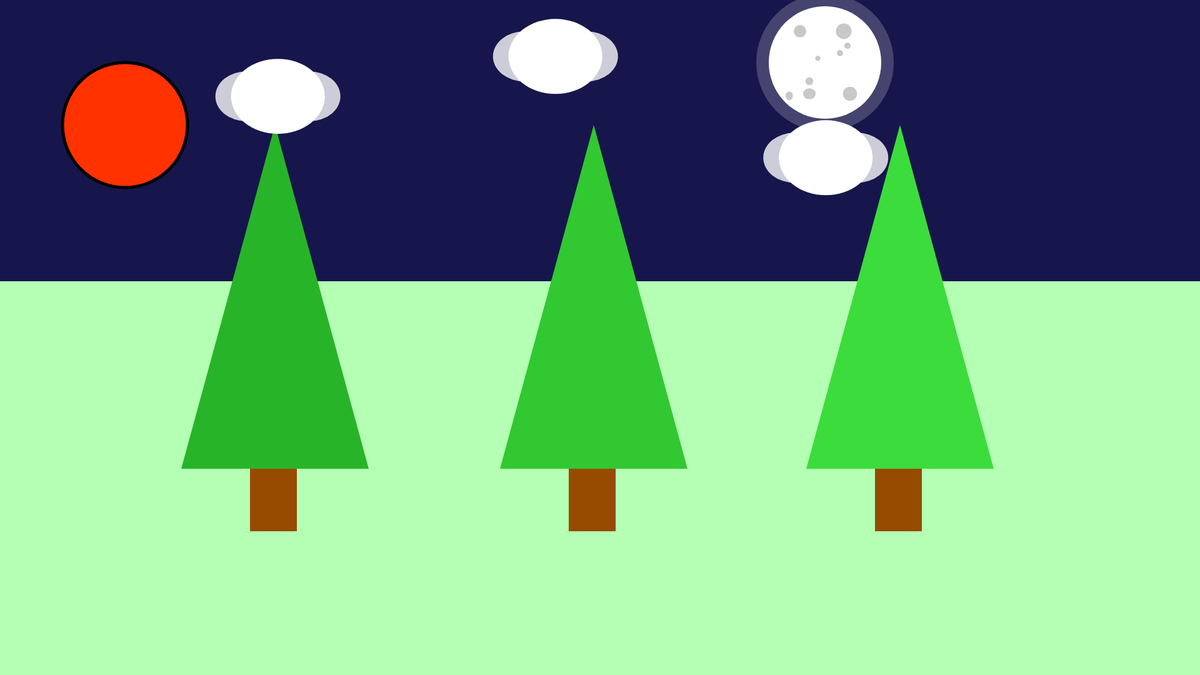
Frame 1 (no input)
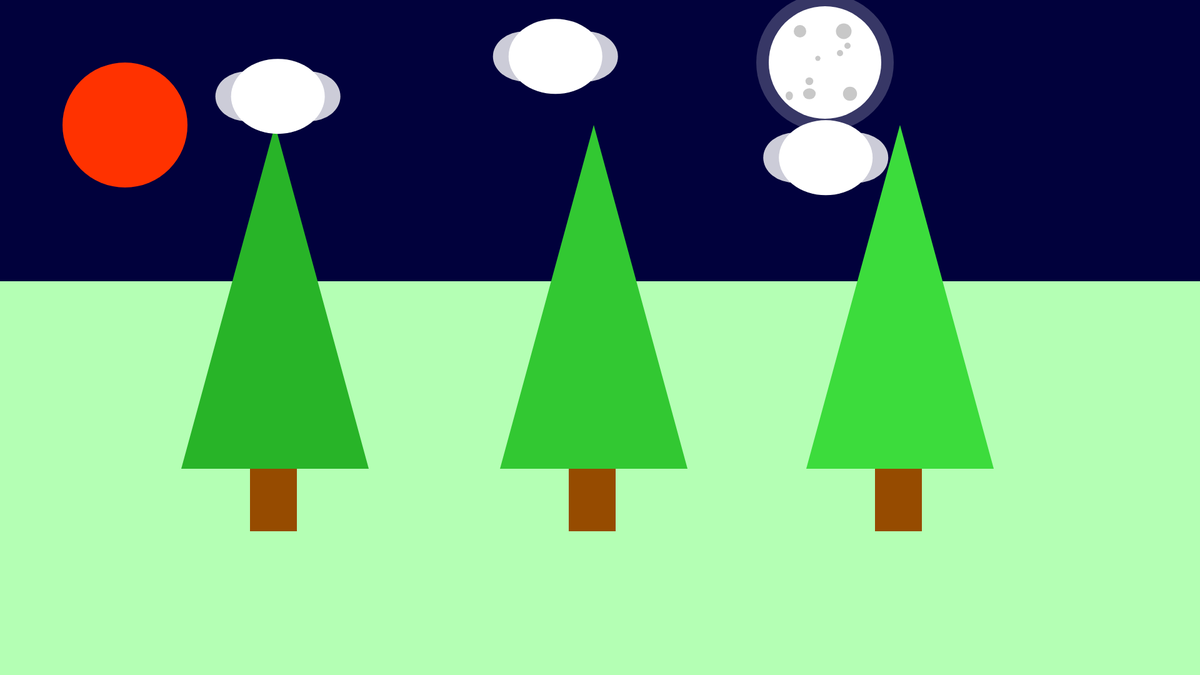
Frame 60 (no input)
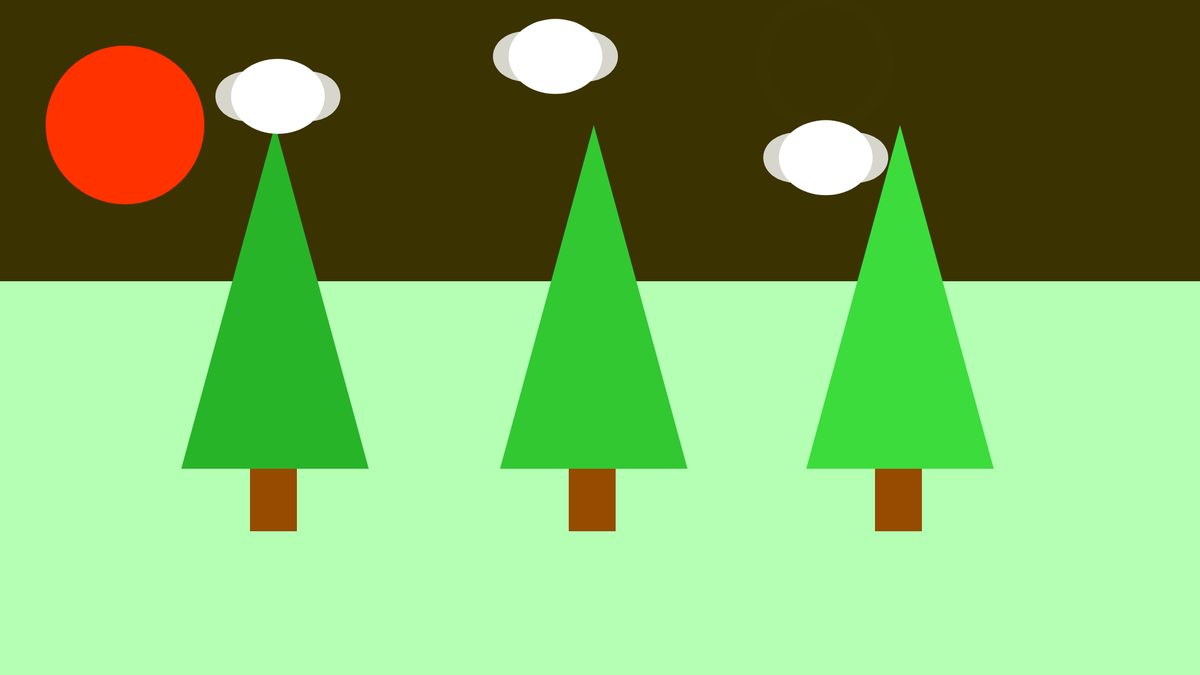
Frame 120 (the mouse pressed at the canvas centre since frame 60)

The p5.js sketch that drew these frames (run headless with seeded random() and noise() and a simulated clock; from frame 60 on, the mouse is pressed at the canvas centre):

// p5.js sketch
// ── sketch.js
//  Adit V
// Sunny day
//this semester, im not exactly sure what theme or concept i want to follow, i think the nature/seasons concept is pretty interesting and i might stick with that.
//the code showcases some trees on a sunny day with a couple of clouds
//press either "Q" or "q" to move the sun from left to right
//move your mouse down to increase the size of the sun

//if you hold the mouse button down it makes a smooth transition from night to sunset color background

//DECLARING VARIABLES FOR THE COLORS 
let r = 0;
let g =0;
let b = 60;

// Making variables for the X and Y position of the sun so i can use a function with the sun
let sunx=200
let suny=200  

//setting a variable sunspeed
let sunSpeed = 1.6  ;

let movingRight = false; // Track sun movement

//i need to put tree color outside of draw otherwsie it flickers and its going to give me epilepsy
let  treeColor1,treeColor2, treeColor3 

//making a variable for lawn so i can change the color depending on season
let lawnColor;
//creating an initial set of values so i can click a button to get those values back pretty much resetting it

let initial = {
  r: 0, g: 0, b: 60,
  sunx: 200, suny: 200,
  sunSpeed: 1,
  movingRight: false, 
  season: 0 
}

//making a variable for season
let season = 0; // 0 = Spring, 1 = Summer, 2 = Fall, 3 = Winter

//setting var for clouds therefore i can make a random positons
let cloud1X, cloud1Y, cloud2X, cloud2Y, cloud3X, cloud3Y;



function setup(){
  createCanvas(1920,1080);



  treeColor1 = color(random(40, 200), random(80, 200), random(40, 80));
  treeColor2 = color(random(40, 200), random(80, 200), random(40, 80));
  treeColor3 = color(random(40, 200), random(80, 200), random(40, 80));

  restartSketch();
  setSeasonColors()

  cloud1X = random(300, 500);
  cloud1Y = random(50, 200);
  cloud2X = random(600, 900);
  cloud2Y = random(80, 250);
  cloud3X = random(1100, 1500);
  cloud3Y = random(100, 300);


}


function draw() 
  {
    
 let sunSize = 200 + mouseY / 10;//this changes the size of the sun based on the y position of the mouse

  //background colour is going to be blue for sky
  background(r,g,b,180);

if (season === 0 || season === 2) {
  background(r, g, b, 180);
}

if (season === 1) {
  background(135, 206, 235, 180); // blue sky for summer
}
if (season === 3) {
  background(10, 10, 40, 180); // night for winter
}

  //sun

  strokeWeight(5); // Thicker border for better visibility
  fill(255, 50, 0); // Brighter, more visible yellow
  ellipse(sunx, suny, sunSize, sunSize);


  // Lawn (ground/grass)
  noStroke();
  fill(lawnColor);
  rect(0, 450, width, height);

 

  quad(0,450,1920,450,1920,1080,0,1080);
  
  //drawing trees
 
  drawTree(910, 350, treeColor1);
  drawTree(400, 350, treeColor2);
  drawTree(1400, 350, treeColor3);
  
// Draw clouds
drawCloud(cloud1X, cloud1Y);
  drawCloud(cloud2X, cloud2Y);
  drawCloud(cloud3X, cloud3Y);

//making background change color

  if (mouseIsPressed) {  
    if (r < 190) r += 1;  // Increase red gradually to sunset
    if (g < 50) g += 1;   // Slightly increase green
    if (b > 0) b -= 1;    // Decrease blue gradually
  }

    // Prevent the color from going beyond sunset
 if (r > 255) r = 190;
 if (g > 50) g = 20;    // Stop green from exceeding 50 so less brown tinge
 if (b < 0) b = 0;
 


// Move sun if 'Q' is pressed
if (keyIsPressed && (key === 'q' || key === 'Q')) {
  movingRight = true; // Start moving right
}

// Move sun continuously if it's moving
if (movingRight) {
  sunx += sunSpeed;

  // Reverse direction when hitting boundaries
  if (sunx >= width - 400 || sunx <= 200) {
    sunSpeed *= -1;
  }
}
// adding a moon at night
if (r < 50 && g < 50 && b < 80) { 
// Glow effect
noStroke();
fill(255, 255, 255, 50); // Semi-transparent white for glow
ellipse(width - 600, 100, 220, 220); // Larger circle for glow

drawMoon(width-600,100)
}


}


//making function for moon
function drawMoon(x, y) {
  // Moon
  fill(255, 255, 255);
  ellipse(x, y, 180, 180);
  
  // Craters
  fill(200, 200, 200); // making the color of craters a bit darker so you can see them
  noStroke();
  
  // Draw multiple craters
  ellipse(x - 100/4, y + 120/4, 100/8, 100/8);
  ellipse(x + 120/5, y - 90/6, 100/10, 100/10);
  ellipse(x -80 /7, y - 20/3, 100/12, 100/12);
  ellipse(x - 100/4, y + 200/4, 162/8, 139/8);
  ellipse(x + 180/5, y - 160/6, 100/10, 100/10);
  ellipse(x -400 /7, y +160/3, 140/12, 170/12);
  ellipse(x+30,y-50,200/8,200/8)
  ellipse(x+40,y+50,180/8,180/8)
  ellipse(x-40,y-50,160/8,160/8)
  
  
}


//making function for the trees

function drawTree(x, y, treeColor) {
 fill(150, 75, 0);
rect(x, y, 75, 500);
fill(treeColor);
triangle(x - 110, y + 400, x + 190, y + 400, x + 40, y - 150);
}


//making a function for clouds
function drawCloud(x, y) {
  fill(255, 255, 255, 200);
  noStroke();
  ellipse(x, y, 100, 80);
  ellipse(x + 100, y, 100, 80);
  fill(255, 255, 255);
  ellipse(x + 50, y, 150, 120);
}
  // Reset all variables to their initial values
function restartSketch() {

    r = initial.r;
    g = initial.g;
    b = initial.b;
    sunx = initial.sunx;
    suny = initial.suny;
    sunSpeed = initial.sunSpeed;
    movingRight = initial.movingRight;
    season = initial.season; // 
    setSeasonColors();
  }



function setSeasonColors() {
  if (season == 0) { // Spring
    treeColor1 = color(50, 200, 50);
    treeColor2 = color(40, 180, 40);
    treeColor3 = color(60, 220, 60);
    lawnColor = color(180, 255, 180);
  } else if (season == 1) { // for summer i went for some kind dried tree
    treeColor1 = color(139, 69, 19);
    treeColor2 = color(160, 82, 45);
    treeColor3 = color(120, 60, 30);
    lawnColor = color(0, 100, 0); // 

  } else if (season == 2) { // for fall i think the best was the orange red color
    treeColor1 = color(255, 69, 0);
    treeColor2 = color(255, 140, 0);
    treeColor3 = color(205, 92, 92);
    lawnColor = color(255, 223, 128); // 
  } else if (season == 3) { // for winters its pure  so it covers all the leaves and stuff
    treeColor1 = color(255);
    treeColor2 = color(255);
    treeColor3 = color(255);
    lawnColor = color(255);
  }
}

  
function keyPressed() {

  if (key === 'r' || key === 'R') {
    restartSketch();
  }
  if (key === 's' || key === 'S') {
    season = (season + 1) % 4; // Cycle through 4 seasons
    setSeasonColors();
  }


    if (key === 'n' || key === 'N') { // Turn to night
      r = 10; g = 10; b = 40;
    }

//making a key press change tree colors
if (key === 't' || key === 'T') {
  treeColor1 = color(random(40, 200), random(80, 200), random(40, 80));
  treeColor2 = color(random(40, 200), random(80, 200), random(40, 80));
  treeColor3 = color(random(40, 200), random(80, 200), random(40, 80));

}
}
